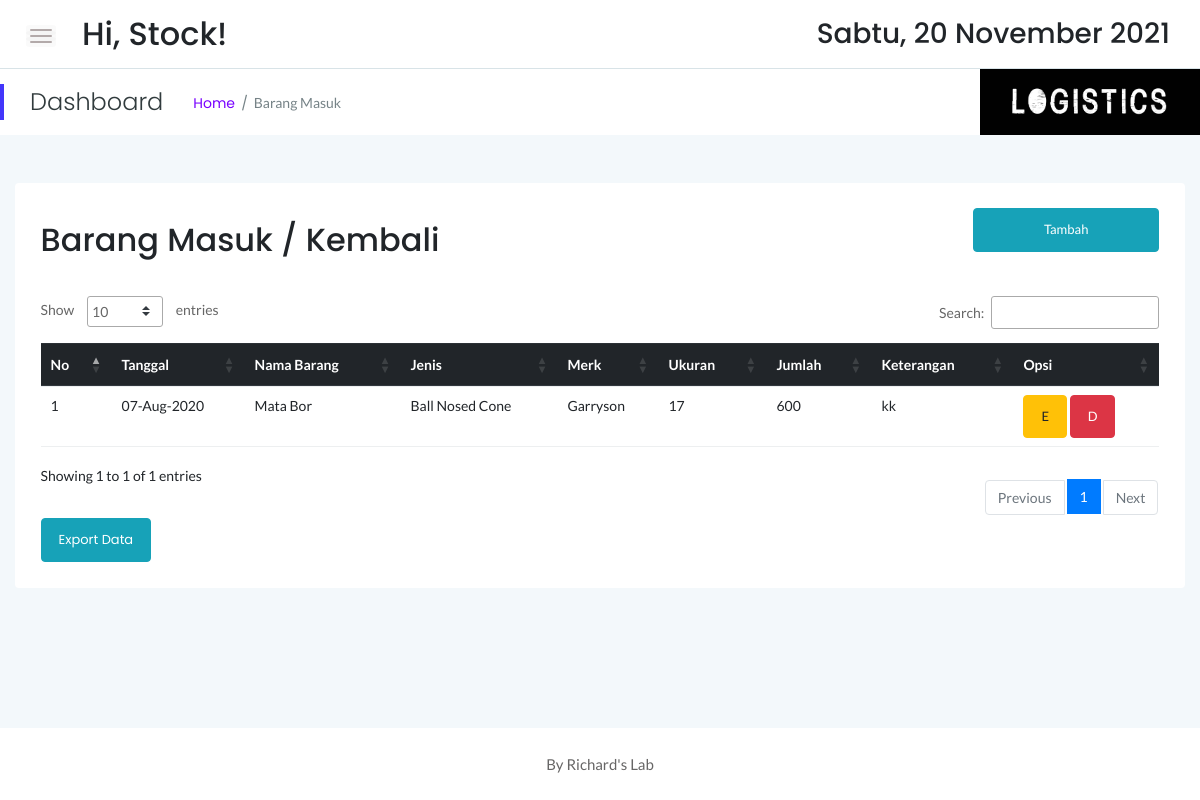
/stock/masuk.php (signed in), run on an earlier commit of the app's database.
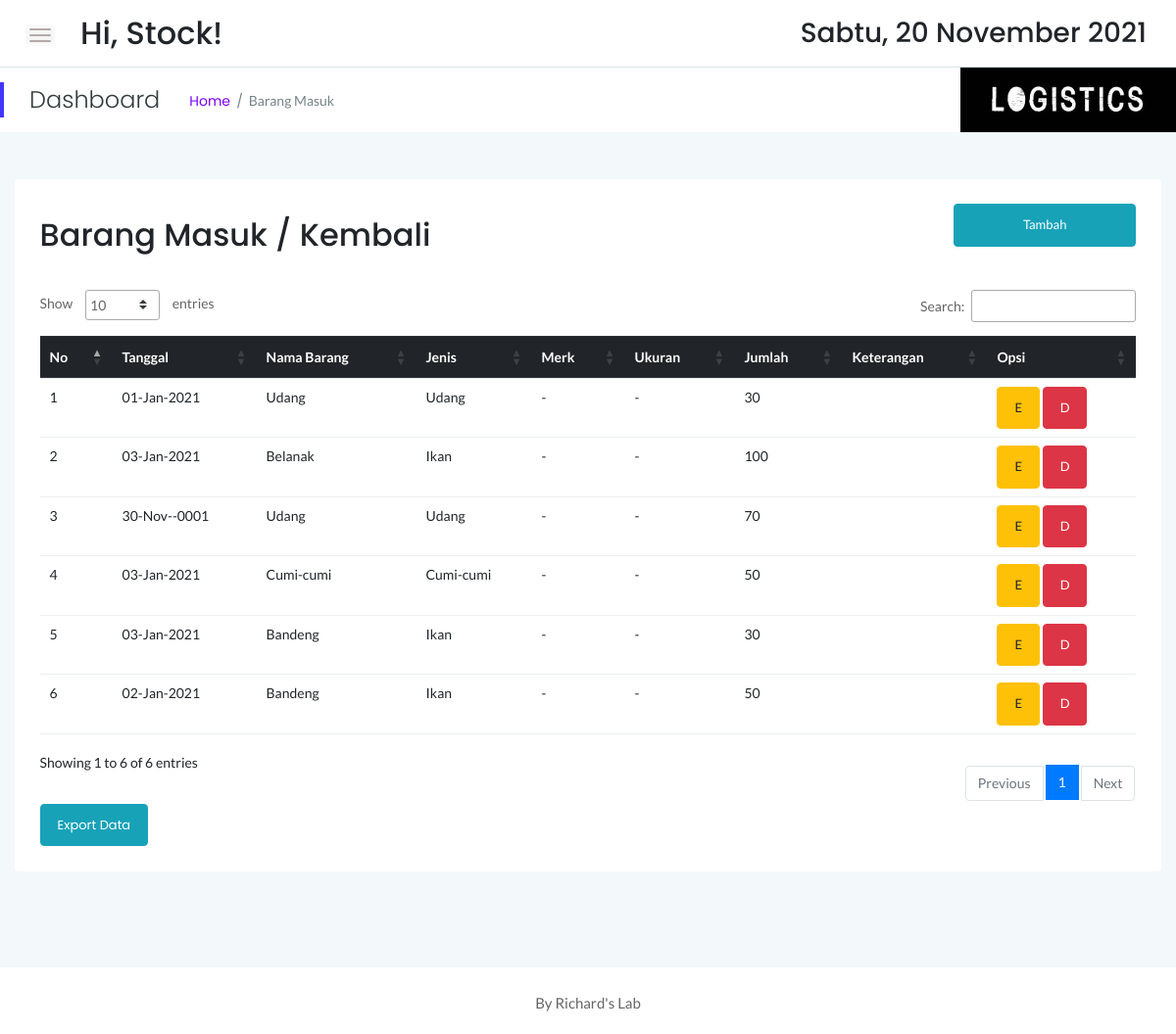
And on a later commit of the database.
### tables this page shows
CREATE TABLE `sbrg_masuk` (
  `id` int(11) NOT NULL,
  `idx` int(11) NOT NULL,
  `tgl` date NOT NULL,
  `jumlah` int(11) NOT NULL,
  `keterangan` text NOT NULL
);

CREATE TABLE `sstock_brg` (
  `idx` int(11) NOT NULL,
  `nama` varchar(55) NOT NULL,
  `jenis` varchar(30) NOT NULL,
  `merk` varchar(40) NOT NULL,
  `ukuran` varchar(20) NOT NULL,
  `stock` int(12) NOT NULL,
  `satuan` varchar(10) NOT NULL,
  `lokasi` varchar(55) NOT NULL
);

### stock/masuk.php (the view, shortened to what this page needs)
<!doctype html>
<html class="no-js" lang="en">
<?php
    include '../dbconnect.php';
	?>
<head>
    <link rel="stylesheet" href="assets/css/bootstrap.min.css">
    <link rel="stylesheet" href="assets/css/font-awesome.min.css">
    <link rel="stylesheet" href="assets/css/themify-icons.css">
    <link rel="stylesheet" href="assets/css/metisMenu.css">
    <link rel="stylesheet" href="assets/css/owl.carousel.min.css">
    <link rel="stylesheet" href="assets/css/slicknav.min.css">
    <link rel="stylesheet" href="https://www.amcharts.com/lib/3/plugins/export/export.css" type="text/css" media="all" />
	<link rel="stylesheet" type="text/css" href="https://cdn.datatables.net/1.10.19/css/jquery.dataTables.min.css">
    <link rel="stylesheet" type="text/css" href="https://cdn.datatables.net/1.10.19/css/jquery.dataTables.css">
    <link rel="stylesheet" type="text/css" href="https://cdn.datatables.net/1.10.18/css/dataTables.bootstrap4.min.css">
    <link rel="stylesheet" type="text/css" href="https://cdn.datatables.net/responsive/2.2.3/css/responsive.bootstrap.min.css">
    <link rel="stylesheet" type="text/css" href="https://cdn.datatables.net/responsive/2.2.3/css/responsive.jqueryui.min.css">
	<link rel="stylesheet" type="text/css" href="https://cdn.datatables.net/buttons/1.5.2/css/buttons.dataTables.min.css">
    <link rel="stylesheet" href="assets/css/typography.css">
    <link rel="stylesheet" href="assets/css/default-css.css">
    <link rel="stylesheet" href="assets/css/styles.css">
    <link rel="stylesheet" href="assets/css/responsive.css">
</head>
<body>
    <div class="page-container">
        <div class="main-content">
            <div class="header-area">
                <div class="row align-items-center">
                    <div class="col-md-6 col-sm-8 clearfix">
                        <div class="nav-btn pull-left">
                            <span></span>
                            <span></span>
                            <span></span>
                        </div>
                        <div class="search-box pull-left">
                            <form action="#">
                                <h2>Hi, <?=$_SESSION['user'];?>!</h2>
                            </form>
                        </div>
                    </div>
                    <div class="col-md-6 col-sm-4 clearfix">
                        <ul class="notification-area pull-right">
                            <li><h3><div class="date">
						</b></div></h3>
						</li>
                        </ul>
                    </div>
                </div>
            </div>
            <div class="page-title-area">
                <div class="row align-items-center">
                    <div class="col-sm-6">
                        <div class="breadcrumbs-area clearfix">
                            <h4 class="page-title pull-left">Dashboard</h4>
                            <ul class="breadcrumbs pull-left">
                                <li><a href="index.php">Home</a></li>
                                <li><span>Barang Masuk</span></li>
                            </ul>
                        </div>
                    </div>
                    <div class="col-sm-6 clearfix">
                        <div class="user-profile pull-right" style="color:black; padding:0px;">
                            <img src="log.jpg" width="220px" class="user-name dropdown-toggle" data-toggle="dropdown"\>
                        </div>
                    </div>
                </div>
            </div>
            <div class="main-content-inner">
                <div class="row mt-5 mb-5">
                    <div class="col-12">
                        <div class="card">
                            <div class="card-body">
                                <div class="d-sm-flex justify-content-between align-items-center">
									<h2>Barang Masuk / Kembali</h2>
									<button style="margin-bottom:20px" data-toggle="modal" data-target="#myModal" class="btn btn-info col-md-2"><span class="glyphicon glyphicon-plus"></span>Tambah</button>
                                </div>
                                <div class="market-status-table mt-4">
                                    <div class="table-responsive">
										 <table id="dataTable3" class="table table-hover"><thead class="thead-dark">
											<tr>
												<th>No</th>
												<th>Tanggal</th>
												<th>Nama Barang</th>
												<th>Jenis</th>
												<th>Merk</th>
												<th>Ukuran</th>
												<th>Jumlah</th>
												<th>Keterangan</th>
												<th>Opsi</th>
											</tr></thead><tbody>
											<?php
											$brg=mysqli_query($conn,"SELECT * from sbrg_masuk sb, sstock_brg st where st.idx=sb.idx order by sb.id DESC");
											$no=1;
											while($b=mysqli_fetch_array($brg)){
                                                $id = $b['id'];
												?>
												<tr>
													<td><?php echo $no++ ?></td>
													<td><?php $tanggals=$b['tgl']; echo date("d-M-Y", strtotime($tanggals)) ?></td>
													<td><?php echo $b['nama'] ?></td>
													<td><?php echo $b['jenis'] ?></td>
													<td><?php echo $b['merk'] ?></td>
													<td><?php echo $b['ukuran'] ?></td>
													<td><?php echo $b['jumlah'] ?></td>
													<td><?php echo $b['keterangan'] ?></td>
                                                    <td><button data-toggle="modal" data-target="#edit<?=$id;?>" class="btn btn-warning">E</button> <button data-toggle="modal" data-target="#del<?=$id;?>" class="btn btn-danger">D</button></td>
												</tr>
												<?php
											}
											?>
										</tbody>
										</table>
                                    </div>
									<a href="exportbrgmsk.php" target="_blank" class="btn btn-info">Export Data</a>
                                </div>
                            </div>
                        </div>
                    </div>
                </div>
            </div>
        </div>
        <footer>
            <div class="footer-area">
                <p>By Richard's Lab</p>
            </div>
        </footer>
    </div>
</body>
</html>

What changed in the data, as far as the page shows it:
removed sbrg_masuk: tgl "07-Aug-2020", sstock_brg.nama "Mata Bor", sstock_brg.jenis "Ball Nosed Cone", sstock_brg.merk "Garryson", sstock_brg.ukuran "17", jumlah "600", keterangan "kk"
added sbrg_masuk: tgl "01-Jan-2021", sstock_brg.nama "Udang", sstock_brg.jenis "Udang", sstock_brg.merk "-", sstock_brg.ukuran "-", jumlah "30"
added sbrg_masuk: tgl "03-Jan-2021", sstock_brg.nama "Belanak", sstock_brg.jenis "Ikan", sstock_brg.merk "-", sstock_brg.ukuran "-", jumlah "100"
added sbrg_masuk: tgl "30-Nov--0001", sstock_brg.nama "Udang", sstock_brg.jenis "Udang", sstock_brg.merk "-", sstock_brg.ukuran "-", jumlah "70"
added sbrg_masuk: tgl "03-Jan-2021", sstock_brg.nama "Cumi-cumi", sstock_brg.jenis "Cumi-cumi", sstock_brg.merk "-", sstock_brg.ukuran "-", jumlah "50"
added sbrg_masuk: tgl "03-Jan-2021", sstock_brg.nama "Bandeng", sstock_brg.jenis "Ikan", sstock_brg.merk "-", sstock_brg.ukuran "-", jumlah "30"
added sbrg_masuk: tgl "02-Jan-2021", sstock_brg.nama "Bandeng", sstock_brg.jenis "Ikan", sstock_brg.merk "-", sstock_brg.ukuran "-", jumlah "50"
Also different on the page:
text written by a page script: "Show entries Search: Showing 1 to 1 of 1 entries Previous 1 Next" → "Show entries Search: Showing 1 to 6 of 6 entries Previous 1 Next"
